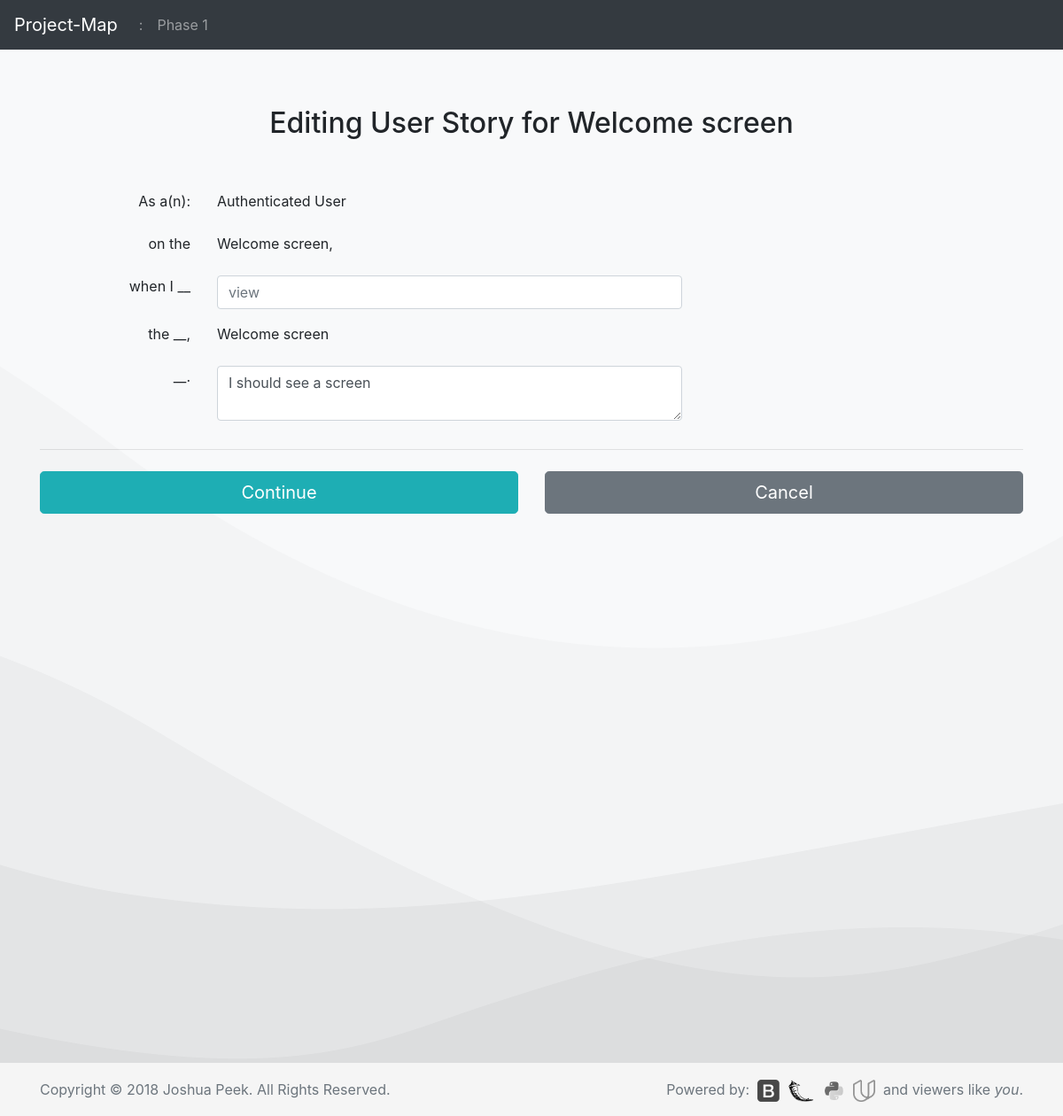
/story?1&ed, run on an earlier commit of the app's database.
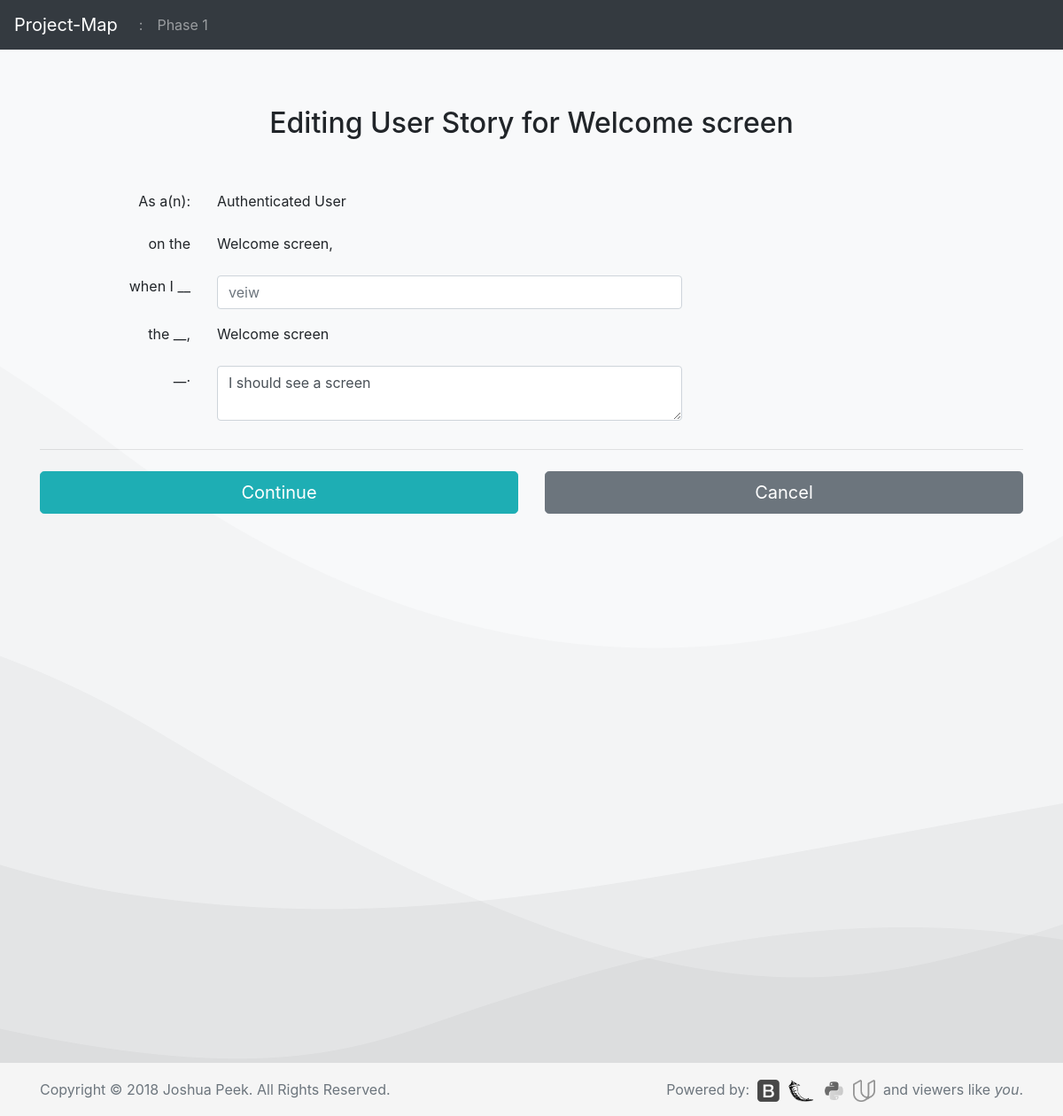
And on a later commit of the database.
### database_setup.py (models this page shows, shortened)
class Story(Base):
    __tablename__ = 'story'
    id = Column(Integer, primary_key=True)
    expectation = Column(String(500), nullable=False)
    action = Column(String(50), nullable=False)
    hook = Column(String(10), nullable=False)
    hookID = Column(Integer, nullable=False)
    project_id = Column(Integer, ForeignKey('project.id'))
    project = relationship(Project)
    screen_id = Column(Integer, ForeignKey('screen.id'))
    screen = relationship(Screen)
    role_id = Column(Integer, ForeignKey('role.id'))
    role = relationship(Role)

### app.py (the view)
@app.route('/story?<int:story_id>&ed', methods=['GET', 'POST'])
def editStory(story_id):
    editStory=session.query(Story).filter_by(id=story_id).one()
    project = session.query(Project).filter_by(id=editStory.project.id).one()
    screen = session.query(Screen).filter_by(id=editStory.screen.id).one()
    if editStory.hook == "screen":
        target_type="screen"
        target = session.query(Screen).filter_by(id=editStory.hookID).one()
    elif editStory.hook == "section":
        target_type="section"
        target = session.query(Section).filter_by(id=editStory.hookID).one()
    elif editStory.hook == "element":
        target_type="element"
        target = session.query(Element).filter_by(id=editStory.hookID).one()
    else:
        target_type = "unknown"
        title = "unknown"
    if request.method == 'POST':
        if request.form['role_id']:
            editStory.action = request.form['action']
            editStory.expectation = request.form['expectation']
        session.add(editStory)
        session.commit()
        session.refresh(editStory)
        flash("Story edited!")
        return redirect(url_for('screenStory', screen_id=screen.id))
    else:
        return render_template('update/story.html', story=editStory,
        target_title=target.title, target_type=target_type, project=project,
        screen=screen)

### templates/update/story.html (shortened to what this page needs)
<!doctype html>
<html lang="en">
  {% include "header.html" %}
  <body>
    {% include "menu.html" %}
  <body class="bg-light">
    <div class="container">
      <div class="py-5 text-center">
        <h2>Editing User Story for {{story.screen.title}} screen</h2>
      </div>
      <div class="row">
        <div class="col-md-12">
          <form class="form-horizontal needs-validation" action='{{url_for('editStory', story_id=story.id)}}' method='post' novalidate>
            <fieldset>
          <div class="col-md-2">
          </div>
          <div class="col-md-8">
            <div class="form-group row">
              <label class="col-md-3 control-label" style="text-align:right;" for="role_id">As a(n):</label>
              <div class="col-md-9">
                  {{story.role.title}}
              </div>
            </div>
            <div class="form-group row">
              <label class="col-md-3 control-label" style="text-align:right;" for="screen_id">on the</label>
              <div class="col-md-9">
              {{story.screen.title}} screen,
              </div>
            </div>
            <div class="form-group row">
              <label class="col-md-3 control-label" style="text-align:right;" for="action">when I __</label>
              <div class="col-md-9">
              <input id="action" name="action" type="text" placeholder="{{story.action}}" class="form-control input-md" required="">
              </div>
            </div>
            <div class="form-group row">
              <label class="col-md-3 control-label" style="text-align:right;" for="hook">the __,</label>
              <div class="col-md-9">
                {{target_title}} {{target_type}}
              </div>
            </div>
            <div class="form-group row">
              <label class="col-md-3 control-label" style="text-align:right;" for="expectation">__.</label>
              <div class="col-md-9">
                <textarea class="form-control" id="expectation" name="expectation">{{story.expectation}}</textarea>
              </div>
            </div>
          </fieldset>
          <hr class="mb-4">
          <div class="row">
            <div class="col-md-6 mb-3">
              <button class="btn btn-primary btn-lg btn-block" type="Create">Continue</button>
            </div>
        </form>
            <div class="col-md-6 mb-3">
              <form action="{{url_for('screenStory', screen_id=screen.id)}}">
                <button class="btn btn-secondary btn-lg btn-block" type="submit">Cancel</button>
              </form>
            </div>
          </div>
          <div class="col-md-2">
          </div>
        </div>
      </div>
  {% include "footer.html" %}
  </body>
</html>

What changed in the data, as far as the page shows it:
changed Story "screen": action "view" → "veiw"
